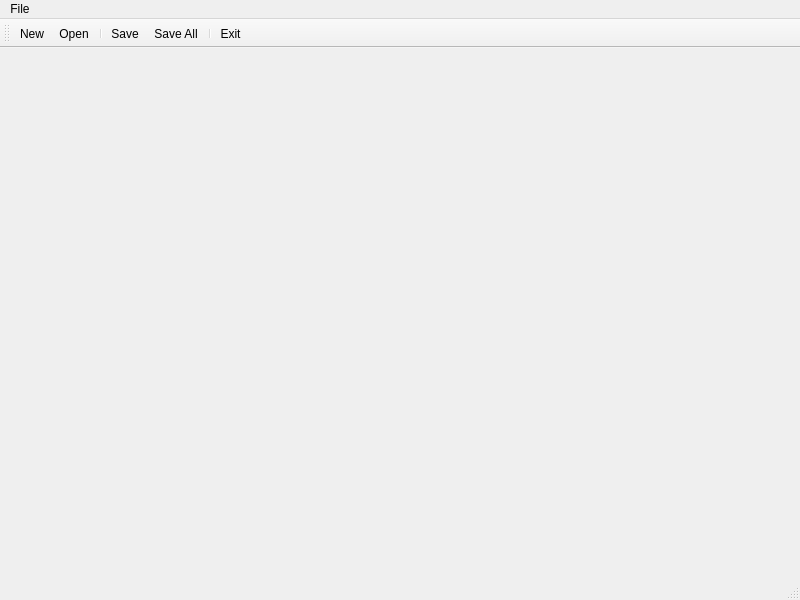
<?xml version="1.0" encoding="UTF-8"?>
<ui version="4.0">
 <class>MainWindow</class>
 <widget class="QMainWindow" name="MainWindow">
  <property name="geometry">
   <rect>
    <x>0</x>
    <y>0</y>
    <width>800</width>
    <height>600</height>
   </rect>
  </property>
  <property name="windowTitle">
   <string>MainWindow</string>
  </property>
  <widget class="QWidget" name="centralwidget"/>
  <widget class="QToolBar" name="toolBar">
   <property name="windowTitle">
    <string>toolBar</string>
   </property>
   <attribute name="toolBarArea">
    <enum>TopToolBarArea</enum>
   </attribute>
   <attribute name="toolBarBreak">
    <bool>false</bool>
   </attribute>
   <addaction name="actionNew"/>
   <addaction name="actionOpen"/>
   <addaction name="separator"/>
   <addaction name="actionSave"/>
   <addaction name="actionSave_All"/>
   <addaction name="separator"/>
   <addaction name="actionExit"/>
  </widget>
  <widget class="QStatusBar" name="statusBar"/>
  <widget class="QMenuBar" name="menuBar">
   <property name="geometry">
    <rect>
     <x>0</x>
     <y>0</y>
     <width>800</width>
     <height>26</height>
    </rect>
   </property>
   <widget class="QMenu" name="menuFile">
    <property name="title">
     <string>File</string>
    </property>
    <addaction name="actionNew"/>
    <addaction name="actionOpen"/>
    <addaction name="separator"/>
    <addaction name="actionSave"/>
    <addaction name="actionSave_as"/>
    <addaction name="actionSave_All"/>
    <addaction name="separator"/>
    <addaction name="actionExit"/>
   </widget>
   <addaction name="menuFile"/>
  </widget>
  <action name="actionNew">
   <property name="text">
    <string>New</string>
   </property>
   <property name="toolTip">
    <string>新建</string>
   </property>
   <property name="shortcut">
    <string>Ctrl+A</string>
   </property>
  </action>
  <action name="actionOpen">
   <property name="text">
    <string>Open</string>
   </property>
  </action>
  <action name="actionSave">
   <property name="text">
    <string>Save</string>
   </property>
  </action>
  <action name="actionSave_as">
   <property name="text">
    <string>Save As</string>
   </property>
  </action>
  <action name="actionSave_All">
   <property name="text">
    <string>Save All</string>
   </property>
  </action>
  <action name="actionExit">
   <property name="text">
    <string>Exit</string>
   </property>
  </action>
 </widget>
 <resources/>
 <connections/>
</ui>
